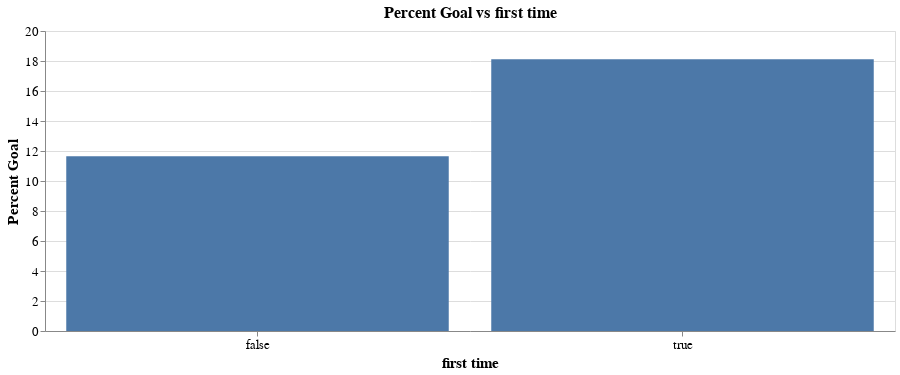

Here is the notebook cell this chart was saved with:
### Markdown cell above
#### 2.3.3 Percent goals by first time

### Code cell
plot_percent_goal_vs_attr("first time", "bar")

### Figure 1 — Vega-Lite specification as saved in the notebook (floating-point values rounded to 4 significant figures)
{"config": {"view": {"continuousWidth": 400, "continuousHeight": 300}, "axis": {"labelFontSize": 13, "titleFontSize": 15}, "title": {"fontSize": 16}}, "data": {"name": "data-1890bd684fbdf96ae1813ca4326e6266"}, "mark": "bar", "encoding": {"x": {"type": "nominal", "axis": {"labelAngle": 0, "title": "first time"}, "field": "first time"}, "y": {"type": "quantitative", "axis": {"title": "Percent Goal"}, "field": "Percent Goal"}}, "height": 300, "title": "Percent Goal vs first time", "width": 850, "$schema": "https://vega.github.io/schema/vega-lite/v4.8.1.json", "datasets": {"data-1890bd684fbdf96ae1813ca4326e6266": [{"first time": false, "No Goal": 5050, "Goal": 666, "Percent Goal": 11.65}, {"first time": true, "No Goal": 2047, "Goal": 453, "Percent Goal": 18.11}]}}
